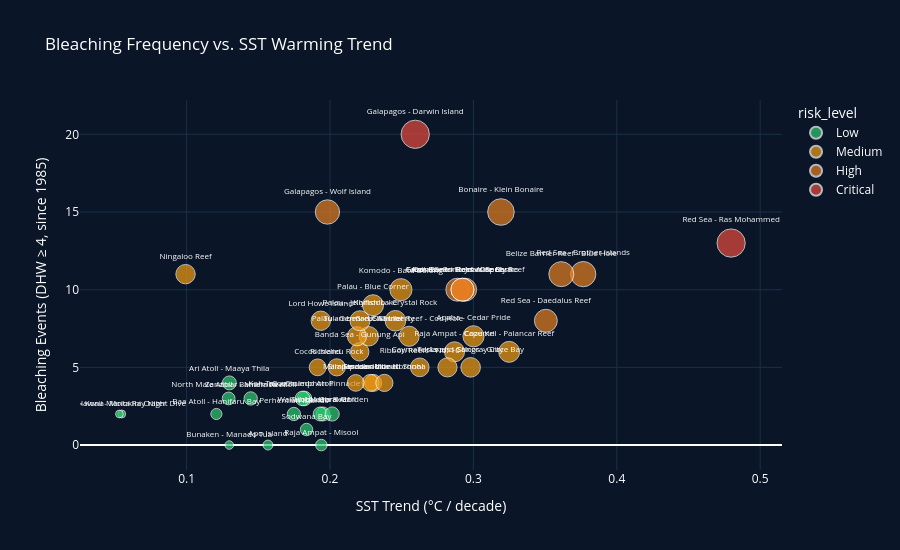

Notebook cell for this chart:
### Code cell
# Scatter (Bleaching Freq vs SST Trend)
fig_scatter = px.scatter(
    panel,
    x="sst_trend_per_decade",
    y="bleaching_freq_significant",
    color="risk_level",
    color_discrete_map=COLORS,
    hover_name="name",
    hover_data={"risk_score": True, "country": True},
    size="risk_score",
    size_max=20,
    text="name",
    title="Bleaching Frequency vs. SST Warming Trend",
    labels={
        "sst_trend_per_decade": "SST Trend (°C / decade)",
        "bleaching_freq_significant": "Bleaching Events (DHW ≥ 4, since 1985)"
    },
    category_orders={"risk_level": ["Low", "Medium", "High", "Critical"]}
)

fig_scatter.update_traces(textposition="top center", textfont_size=8)
fig_scatter.update_layout(
    paper_bgcolor="#0a1628",
    plot_bgcolor="#0a1628",
    font_color="white",
    xaxis=dict(gridcolor="#1a2f4a"),
    yaxis=dict(gridcolor="#1a2f4a"),
    height=550
)

fig_scatter.write_html("scatter.html")
fig_scatter.show()
print("scatter.html saved")

### Figure 1 — Plotly figure (JSON) as saved in the notebook; plotly's stock layout.template omitted (floating-point values rounded to 4 significant figures)
{"data": [{"customdata": [[13.2, "Indonesia"], [7.2, "Indonesia"], [19.3, "Indonesia"], [19.1, "Philippines"], [9.7, "Philippines"], [17.4, "Malaysia"], [21.1, "Thailand"], [19.2, "Maldives"], [16.1, "Maldives"], [12.3, "Maldives"], [19.9, "Seychelles"], [21, "Seychelles"], [15.2, "South Africa"], [17.6, "Tanzania"], [6.2, "USA"], [6, "USA"]], "hovertemplate": "<b>%{hovertext}</b><br><br>risk_level=Low<br>SST Trend (°C / decade)=%{x}<br>Bleaching Events (DHW ≥ 4, since 1985)=%{y}<br>risk_score=%{customdata[0]}<br>name=%{text}<br>country=%{customdata[1]}<extra></extra>", "hovertext": ["Raja Ampat - Misool", "Bunaken - Manado Tua", "Wakatobi - Coral Garden", "Tubbataha Reef", "Apo Island", "Perhentian Islands", "Koh Tao - Chumphon Pinnacle", "Ari Atoll - Maaya Thila", "North Male Atoll - Banana Reef", "Baa Atoll - Hanifaru Bay", "Aldabra Atoll", "Cosmoledo Atoll", "Sodwana Bay", "Zanzibar - Mnemba Atoll", "Hawaii - Molokini Crater", "Hawaii - Kona Manta Ray Night Dive"], "legendgroup": "Low", "marker": {"color": "#2ECC71", "size": [13.2, 7.2, 19.3, 19.1, 9.7, 17.4, 21.1, 19.2, 16.1, 12.3, 19.9, 21.0, 15.2, 17.6, 6.2, 6.0], "sizemode": "area", "sizeref": 0.1982, "symbol": "circle"}, "mode": "markers+text", "name": "Low", "orientation": "v", "showlegend": true, "text": ["Raja Ampat - Misool", "Bunaken - Manado Tua", "Wakatobi - Coral Garden", "Tubbataha Reef", "Apo Island", "Perhentian Islands", "Koh Tao - Chumphon Pinnacle", "Ari Atoll - Maaya Thila", "North Male Atoll - Banana Reef", "Baa Atoll - Hanifaru Bay", "Aldabra Atoll", "Cosmoledo Atoll", "Sodwana Bay", "Zanzibar - Mnemba Atoll", "Hawaii - Molokini Crater", "Hawaii - Kona Manta Ray Night Dive"], "textfont": {"size": 8}, "textposition": "top center", "type": "scatter", "x": [0.194, 0.1298, 0.1951, 0.1931, 0.1567, 0.1748, 0.1822, 0.1298, 0.1293, 0.1208, 0.2015, 0.1808, 0.1836, 0.1447, 0.05477, 0.05316], "xaxis": "x", "y": [0.0, 0.0, 2.0, 2.0, 0.0, 2.0, 3.0, 4.0, 3.0, 2.0, 2.0, 3.0, 1.0, 3.0, 2.0, 2.0], "yaxis": "y"}, {"customdata": [[39.9, "Australia"], [34.6, "Australia"], [39.9, "Indonesia"], [48.4, "Indonesia"], [42, "Indonesia"], [33.7, "Indonesia"], [37.3, "Indonesia"], [43.6, "Palau"], [36.5, "Palau"], [39.7, "Palau"], [28.6, "Philippines"], [28.4, "Malaysia"], [27.5, "Thailand"], [29.2, "Thailand"], [44.2, "Jordan"], [28, "Costa Rica"], [38, "Turks and Caicos"], [43.5, "Mexico"], [36.5, "Cayman Islands"], [29.3, "Brazil"], [37.3, "Australia"], [37.2, "Australia"]], "hovertemplate": "<b>%{hovertext}</b><br><br>risk_level=Medium<br>SST Trend (°C / decade)=%{x}<br>Bleaching Events (DHW ≥ 4, since 1985)=%{y}<br>risk_score=%{customdata[0]}<br>name=%{text}<br>country=%{customdata[1]}<extra></extra>", "hovertext": ["Great Barrier Reef - Cod Hole", "Ribbon Reefs - No. 10", "Raja Ampat - Cape Kri", "Komodo - Batu Bolong", "Komodo - Crystal Rock", "Banda Sea - Gunung Api", "Tulamben - USAT Liberty", "Palau - Blue Corner", "Palau - German Channel", "Palau - Jellyfish Lake", "Malapascua - Monad Shoal", "Sipadan Island", "Similan Islands", "Richelieu Rock", "Aqaba - Cedar Pride", "Cocos Island", "Turks and Caicos - Grace Bay", "Cozumel - Palancar Reef", "Cayman Islands - Stingray City", "Fernando de Noronha", "Ningaloo Reef", "Lord Howe Island"], "legendgroup": "Medium", "marker": {"color": "#F39C12", "size": [39.9, 34.6, 39.9, 48.4, 42.0, 33.7, 37.3, 43.6, 36.5, 39.7, 28.6, 28.4, 27.5, 29.2, 44.2, 28.0, 38.0, 43.5, 36.5, 29.3, 37.3, 37.2], "sizemode": "area", "sizeref": 0.1982, "symbol": "circle"}, "mode": "markers+text", "name": "Medium", "orientation": "v", "showlegend": true, "text": ["Great Barrier Reef - Cod Hole", "Ribbon Reefs - No. 10", "Raja Ampat - Cape Kri", "Komodo - Batu Bolong", "Komodo - Crystal Rock", "Banda Sea - Gunung Api", "Tulamben - USAT Liberty", "Palau - Blue Corner", "Palau - German Channel", "Palau - Jellyfish Lake", "Malapascua - Monad Shoal", "Sipadan Island", "Similan Islands", "Richelieu Rock", "Aqaba - Cedar Pride", "Cocos Island", "Turks and Caicos - Grace Bay", "Cozumel - Palancar Reef", "Cayman Islands - Stingray City", "Fernando de Noronha", "Ningaloo Reef", "Lord Howe Island"], "textfont": {"size": 8}, "textposition": "top center", "type": "scatter", "x": [0.2552, 0.2626, 0.2868, 0.2494, 0.2456, 0.2207, 0.2271, 0.23, 0.2188, 0.2209, 0.2301, 0.2282, 0.2179, 0.2047, 0.3001, 0.1914, 0.2981, 0.3249, 0.2819, 0.2379, 0.09925, 0.1936], "xaxis": "x", "y": [7.0, 5.0, 6.0, 10.0, 8.0, 6.0, 7.0, 9.0, 7.0, 8.0, 4.0, 4.0, 4.0, 5.0, 7.0, 5.0, 5.0, 6.0, 5.0, 4.0, 11.0, 8.0], "yaxis": "y"}, {"customdata": [[52.6, "Australia"], [52.1, "Australia"], [63.3, "Egypt"], [51.9, "Egypt"], [58.6, "Ecuador"], [61.9, "Belize"], [69.9, "Netherlands Antilles"], [52.4, "Portugal"], [52.4, "Portugal"]], "hovertemplate": "<b>%{hovertext}</b><br><br>risk_level=High<br>SST Trend (°C / decade)=%{x}<br>Bleaching Events (DHW ≥ 4, since 1985)=%{y}<br>risk_score=%{customdata[0]}<br>name=%{text}<br>country=%{customdata[1]}<extra></extra>", "hovertext": ["Great Barrier Reef - Osprey Reef", "Coral Sea - Holmes Reef", "Red Sea - Brother Islands", "Red Sea - Daedalus Reef", "Galapagos - Wolf Island", "Belize Barrier Reef - Blue Hole", "Bonaire - Klein Bonaire", "Azores - Princess Alice Bank", "Faial - Banco D. Joao de Castro"], "legendgroup": "High", "marker": {"color": "#E67E22", "size": [52.6, 52.1, 63.3, 51.9, 58.6, 61.9, 69.9, 52.4, 52.4], "sizemode": "area", "sizeref": 0.1982, "symbol": "circle"}, "mode": "markers+text", "name": "High", "orientation": "v", "showlegend": true, "text": ["Great Barrier Reef - Osprey Reef", "Coral Sea - Holmes Reef", "Red Sea - Brother Islands", "Red Sea - Daedalus Reef", "Galapagos - Wolf Island", "Belize Barrier Reef - Blue Hole", "Bonaire - Klein Bonaire", "Azores - Princess Alice Bank", "Faial - Banco D. Joao de Castro"], "textfont": {"size": 8}, "textposition": "top center", "type": "scatter", "x": [0.2942, 0.2888, 0.3766, 0.3505, 0.1982, 0.3613, 0.3192, 0.2924, 0.2924], "xaxis": "x", "y": [10.0, 10.0, 11.0, 8.0, 15.0, 11.0, 15.0, 10.0, 10.0], "yaxis": "y"}, {"customdata": [[79, "Egypt"], [79.3, "Ecuador"]], "hovertemplate": "<b>%{hovertext}</b><br><br>risk_level=Critical<br>SST Trend (°C / decade)=%{x}<br>Bleaching Events (DHW ≥ 4, since 1985)=%{y}<br>risk_score=%{customdata[0]}<br>name=%{text}<br>country=%{customdata[1]}<extra></extra>", "hovertext": ["Red Sea - Ras Mohammed", "Galapagos - Darwin Island"], "legendgroup": "Critical", "marker": {"color": "#E74C3C", "size": [79.0, 79.3], "sizemode": "area", "sizeref": 0.1982, "symbol": "circle"}, "mode": "markers+text", "name": "Critical", "orientation": "v", "showlegend": true, "text": ["Red Sea - Ras Mohammed", "Galapagos - Darwin Island"], "textfont": {"size": 8}, "textposition": "top center", "type": "scatter", "x": [0.4797, 0.2594], "xaxis": "x", "y": [13.0, 20.0], "yaxis": "y"}], "layout": {"font": {"color": "white"}, "height": 550, "legend": {"itemsizing": "constant", "title": {"text": "risk_level"}, "tracegroupgap": 0}, "paper_bgcolor": "#0a1628", "plot_bgcolor": "#0a1628", "title": {"text": "Bleaching Frequency vs. SST Warming Trend"}, "xaxis": {"anchor": "y", "domain": [0, 1], "gridcolor": "#1a2f4a", "title": {"text": "SST Trend (°C / decade)"}}, "yaxis": {"anchor": "x", "domain": [0, 1], "gridcolor": "#1a2f4a", "title": {"text": "Bleaching Events (DHW ≥ 4, since 1985)"}}}}
